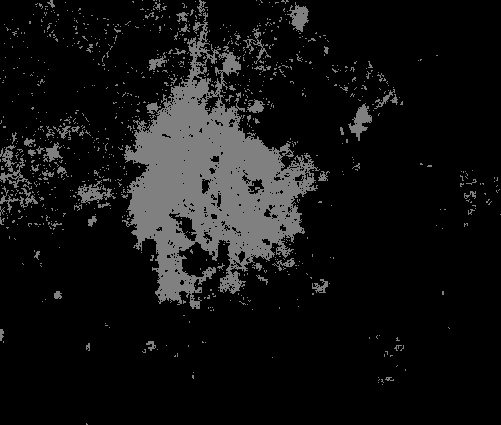
#> input picture area_2.png, 501 x 425 px, found by its file name
$ python areabound.py
#> lines starting #> are read from the running program, lines starting #| are printed output that depends on the picture; after the words box and inside, x2 and y2 are one past the last pixel; in counts of white or black regions, pixels touching at a corner belong together
import cv2
import numpy as np
import json
import os

def draw_polygon_with_geojson_structure(image_path, lower_bound, upper_bound, corners, epsilon_factor=0.001, contour_area_threshold=50):
    # Load the image in grayscale
#> called with lower_bound = 100, upper_bound = 200, epsilon_factor = 0.001, contour_area_threshold = 50
    image = cv2.imread(image_path, cv2.IMREAD_GRAYSCALE)
#> image is the input picture: shape (425, 501); min 0, max 137, mean 18.7
    if image is None:
        print(f"Error: Unable to load image from {image_path}")
        return None

    # Image dimensions
    height, width = image.shape
#> height = 425; width = 501

    # Unpack the corner coordinates
    top_left, top_right, bottom_right, bottom_left = corners

    # Map geographic coordinates to pixel coordinates
    def geo_to_pixel(coord):
        x_geo, y_geo = coord
        x_pixel = int(((x_geo - top_left[0]) / (top_right[0] - top_left[0])) * width)
        y_pixel = int(((y_geo - top_left[1]) / (bottom_left[1] - top_left[1])) * height)
        return x_pixel, y_pixel

    # Map pixel coordinates back to geographic coordinates
    def pixel_to_geo(pixel):
        x_pixel, y_pixel = pixel
        x_geo = top_left[0] + (x_pixel / width) * (top_right[0] - top_left[0])
        y_geo = top_left[1] + (y_pixel / height) * (bottom_left[1] - top_left[1])
        return float(x_geo), float(y_geo)

    # Create a binary mask based on the grayscale range
    mask = cv2.inRange(image, lower_bound, upper_bound)
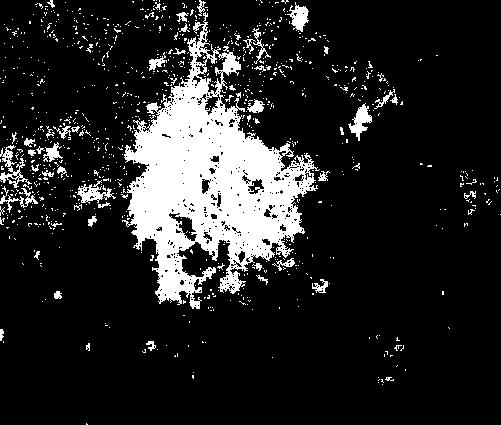
#> mask: shape (425, 501); 14.5% white; 923 white regions (869 under 20 px)

    # Find contours from the mask
    contours, _ = cv2.findContours(mask, cv2.RETR_EXTERNAL, cv2.CHAIN_APPROX_SIMPLE)
#> contours = 908 contours, 878 with area under 20; largest, box (x1, y1, x2, y2) and area: (122, 12, 320, 309) 25695, (0, 145, 32, 188) 336, (348, 103, 372, 141) 330, (77, 180, 116, 204) 305, (287, 2, 309, 32) 294

    # Convert the grayscale image to BGR for visualization
    color_image = cv2.cvtColor(image, cv2.COLOR_GRAY2BGR)

    # Initialize GeoJSON structure
    geojson_structure = {
        "type": "FeatureCollection",
        "features": []
    }

    # Process each contour and add to GeoJSON
    for i, contour in enumerate(contours):
        # Skip small contours (noise)
        if cv2.contourArea(contour) < contour_area_threshold:
            continue

        # Approximate the polygon with more precision
        epsilon = epsilon_factor * cv2.arcLength(contour, True)
        polygon = cv2.approxPolyDP(contour, epsilon, True)

        # Convert polygon vertices to geographic coordinates
        vertices = [pixel_to_geo(tuple(pt[0])) for pt in polygon]

        # Ensure polygon is closed
        if len(vertices) > 0 and vertices[0] != vertices[-1]:
            vertices.append(vertices[0])

        # Add polygon to GeoJSON structure
        geojson_structure["features"].append({
            "type": "Feature",
            "properties": {},
            "geometry": {
                "type": "Polygon",
                "coordinates": [vertices]
            }
        })

        # Draw the polygon on the image
        cv2.polylines(color_image, [polygon], isClosed=True, color=(0, 255, 0), thickness=2)
#> this loop made 908 passes
#> contour on passes 1 to 3: [[86, 423], [86, 424], [87, 424]], [[382, 384]], [[378, 382]]
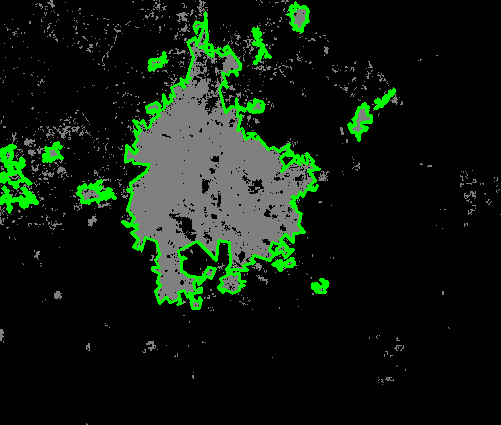
#> color_image: shape (425, 501, 3); 4.41% of pixels changed, all inside (x1, y1, x2, y2) = (0, 1, 396, 310)

    # Save all polygons to a single GeoJSON file
    with open("all_polygons.json", "w") as json_file:
        json.dump(geojson_structure, json_file, indent=4)
    print("All polygons saved as GeoJSON in 'all_polygons.json'")

    return color_image


# Path to the input image
image_path = "C:/Users/prash/OneDrive/Desktop/open cv/area_2.png"

# Grayscale range to filter
lower_gray = 100
upper_gray = 200

# Geographic bounding box corners
user_top_left = (77.64210216899312, 29.519690553168758)
user_top_right = (77.79366733198111, 29.519690553168758)
user_bottom_right = (77.79366733198111, 29.408070020352426)
user_bottom_left = (77.64210216899312, 29.408070020352426)

# List of corners in clockwise order
user_corners = [user_top_left, user_top_right, user_bottom_right, user_bottom_left]

# Create output directory
output_dir = "masking_output"
os.makedirs(output_dir, exist_ok=True)
os.chdir(output_dir)

# Process image
result_image = draw_polygon_with_geojson_structure(image_path, lower_gray, upper_gray, user_corners)

# Display result
if result_image is not None:
    cv2.imshow("Polygons as GeoJSON", result_image)
    cv2.waitKey(0)
    cv2.destroyAllWindows()

    # Save the result image
    output_image_path = "polygon_geojson.png"
    cv2.imwrite(output_image_path, result_image)

    print(f"Result image saved at {output_image_path}")

$ run again, with area_3.png copied over area_2.png
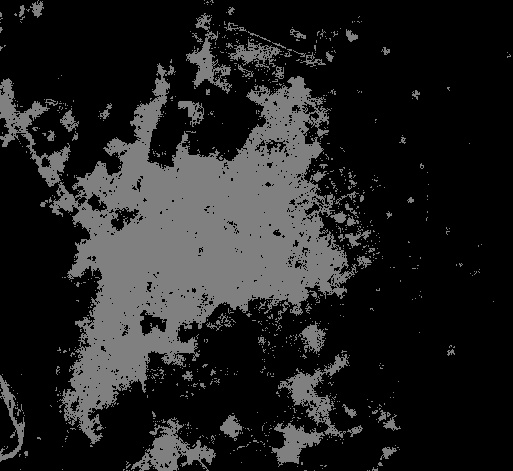
#> input picture area_3.png, 513 x 471 px, found by its file name
#> in draw_polygon_with_geojson_structure, image is the input picture: shape (471, 513); min 0, max 136, mean 34
#> in draw_polygon_with_geojson_structure, `mask = cv2.inRange(image, lower_bound, upper_bound)`:
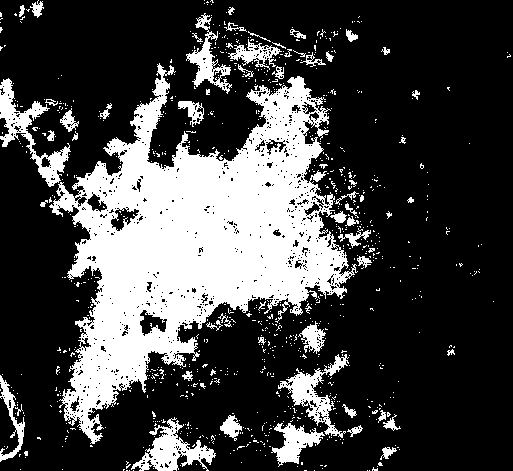
#> mask: shape (471, 513); 26.4% white; 877 white regions (814 under 20 px)
#> contours = 865 contours, 825 with area under 20; largest, box (x1, y1, x2, y2) and area: (49, 63, 358, 444) 51002, (0, 78, 71, 187) 1880, (131, 417, 216, 471) 1698, (278, 354, 349, 438) 1518, (186, 13, 232, 94) 1019
#> the loop in draw_polygon_with_geojson_structure, `for i, contour in enumerate(contours):` made 865 passes
#> contour on passes 1 to 3: [[369, 470]], [[367, 470]], [[314, 470]]
#> after the loop in draw_polygon_with_geojson_structure, `for i, contour in enumerate(contours):`:
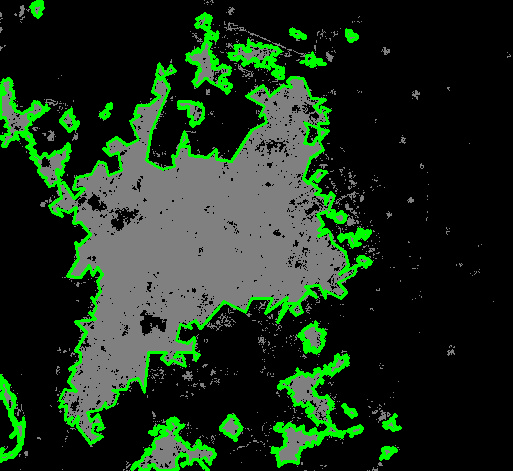
#> color_image: shape (471, 513, 3); 7.64% of pixels changed, all inside (x1, y1, x2, y2) = (0, 0, 402, 471)

$ run again, with area_5.png copied over area_2.png
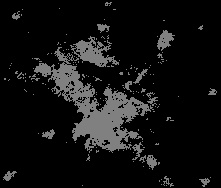
#> input picture area_5.png, 221 x 188 px, found by its file name
#> in draw_polygon_with_geojson_structure, image is the input picture: shape (188, 221); min 0, max 135, mean 17.9
#> in draw_polygon_with_geojson_structure, `mask = cv2.inRange(image, lower_bound, upper_bound)`:
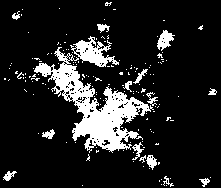
#> mask: shape (188, 221); 13.9% white; 157 white regions (141 under 20 px)
#> contours = 157 contours, 143 with area under 20; largest, box (x1, y1, x2, y2) and area: (34, 47, 154, 153) 3748, (70, 36, 119, 67) 598, (157, 30, 175, 51) 170, (146, 155, 157, 170) 82, (42, 129, 55, 139) 56
#> the loop in draw_polygon_with_geojson_structure, `for i, contour in enumerate(contours):` made 157 passes
#> contour on passes 1 to 3: [[166, 185]], [[82, 185]], [[161, 184]]
#> after the loop in draw_polygon_with_geojson_structure, `for i, contour in enumerate(contours):`:
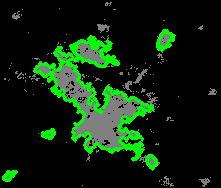
#> color_image: shape (188, 221, 3); 8.55% of pixels changed, all inside (x1, y1, x2, y2) = (2, 29, 176, 182)
